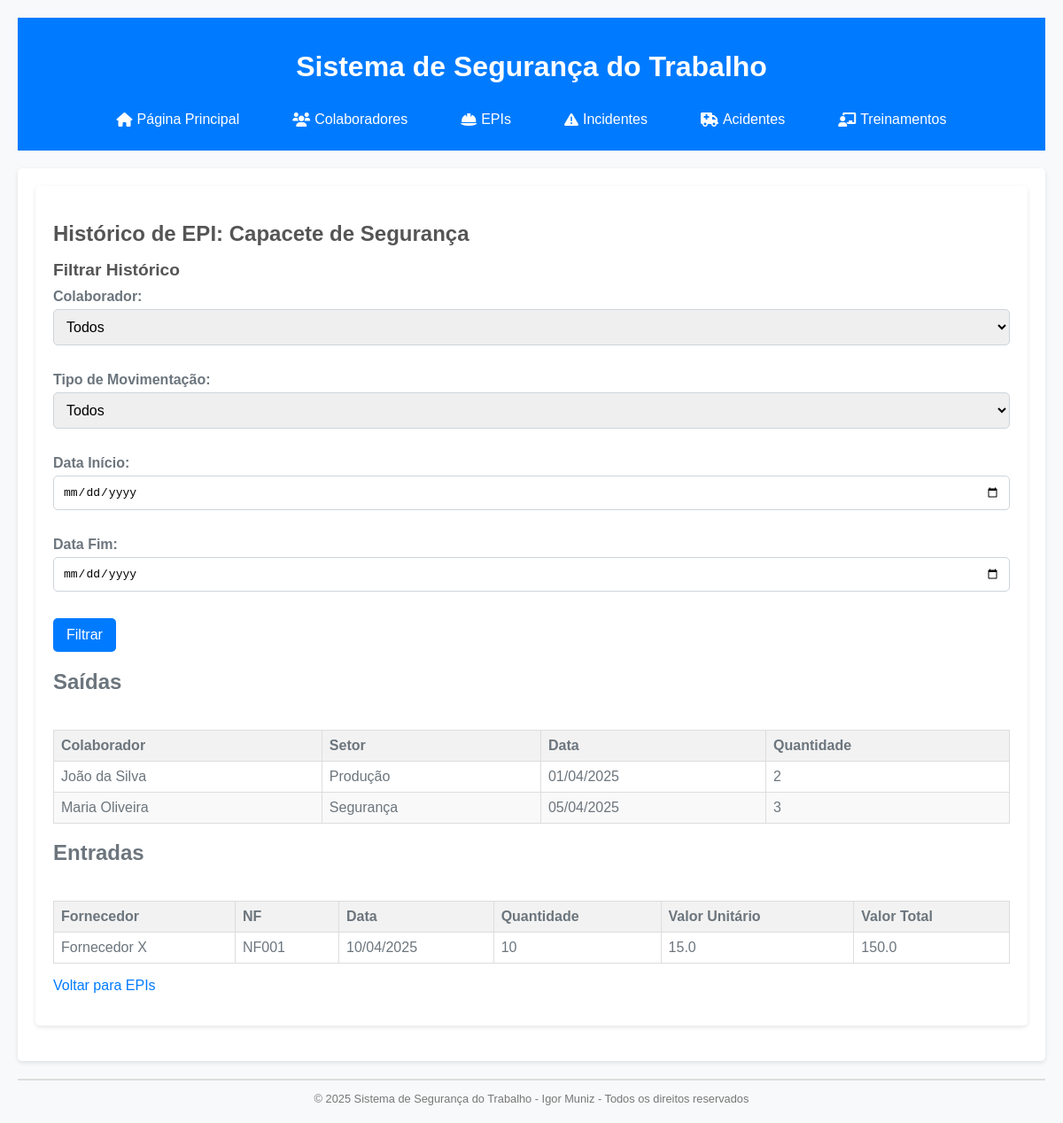
The app's page /historico_epi/1 with its own data.
### tables this page shows
CREATE TABLE epis (
    id INTEGER PRIMARY KEY AUTOINCREMENT,
    nome TEXT NOT NULL UNIQUE,
    ca TEXT,
    descricao TEXT NOT NULL,
    fabricante TEXT,
    data_validade TEXT,
    controlar_periodicidade TEXT NOT NULL DEFAULT 'Nao',
    periodicidade_troca INTEGER,
    quantidade_estoque INTEGER NOT NULL DEFAULT 0,
    estoque_minimo INTEGER NOT NULL DEFAULT 0
);

CREATE TABLE entregas_epi (
    id INTEGER PRIMARY KEY AUTOINCREMENT,
    epi_id INTEGER NOT NULL,
    colaborador_id INTEGER,
    data_entrega TEXT NOT NULL,
    quantidade_entregue INTEGER NOT NULL,
    tipo_movimentacao TEXT NOT NULL,
    nota_fiscal TEXT,
    preco_unitario REAL,
    preco_total REAL,
    fornecedor TEXT,        -- Nova coluna
    FOREIGN KEY (epi_id) REFERENCES epis(id),
    FOREIGN KEY (colaborador_id) REFERENCES colaboradores(id)
);

CREATE TABLE colaboradores (
    id INTEGER PRIMARY KEY AUTOINCREMENT,
    nome_completo TEXT NOT NULL,
    rg TEXT NOT NULL UNIQUE,
    cpf TEXT NOT NULL UNIQUE,
    funcao TEXT NOT NULL,
    setor TEXT NOT NULL,
    data_admissao TEXT NOT NULL,
    status TEXT NOT NULL DEFAULT 'Ativo',
    data_desligamento TEXT
);

### app.py (the view)
@app.route('/historico_epi/<int:epi_id>')
def historico_epi(epi_id):
    db = get_db()
    epi = db.execute("SELECT * FROM epis WHERE id = ?", (epi_id,)).fetchone()
    colaborador_id = request.args.get('colaborador_id')
    tipo_movimentacao = request.args.get('tipo_movimentacao')
    data_inicio = request.args.get('data_inicio')
    data_fim = request.args.get('data_fim')
    query = """
        SELECT c.nome_completo, en.data_entrega, en.quantidade_entregue, en.tipo_movimentacao,
               en.nota_fiscal, en.preco_unitario, en.preco_total, en.fornecedor, c.setor
        FROM entregas_epi en
        LEFT JOIN colaboradores c ON en.colaborador_id = c.id
        WHERE en.epi_id = ?
    """
    params = [epi_id]
    if colaborador_id:
        query += " AND en.colaborador_id = ?"
        params.append(colaborador_id)
    if tipo_movimentacao:
        query += " AND en.tipo_movimentacao = ?"
        params.append(tipo_movimentacao)
    if data_inicio:
        query += " AND en.data_entrega >= ?"
        params.append(data_inicio)
    if data_fim:
        query += " AND en.data_entrega <= ?"
        params.append(data_fim)
    historico = db.execute(query, params).fetchall()
    colaboradores = db.execute("SELECT * FROM colaboradores").fetchall()  # Para o filtro de colaborador
    historico_formatado = []
    existem_entradas = False
    existem_saidas = False
    for item in historico:
        item_dict = dict(item)
        item_dict['data_entrega'] = formatar_data(item_dict['data_entrega'])
        if item_dict['tipo_movimentacao'] == 'Entrada':
            existem_entradas = True
        elif item_dict['tipo_movimentacao'] == 'Saída':
            existem_saidas = True
        historico_formatado.append(item_dict)
    return render_template('historico_epi.html', epi=epi, historico=historico_formatado, colaboradores=colaboradores, existem_entradas=existem_entradas, existem_saidas=existem_saidas)

### app.py (called while the page is built)
def formatar_data(data):
    if data:
        data_obj = datetime.strptime(data, '%Y-%m-%d').date()
        return data_obj.strftime('%d/%m/%Y')
    return None

### database.py (called while the page is built)
def get_db():
    db = sqlite3.connect(DATABASE)
    db.row_factory = sqlite3.Row  # Isso permite acessar as colunas por nome
    return db

### templates/historico_epi.html (shortened to what this page needs)
{% extends 'base.html' %}
{% block content %}
<section class="list-section">
    <h1>
        Histórico de EPI: {{ epi['nome'] }}
    </h1>
    <section class="filter-section">
        <h2>Filtrar Histórico</h2>
        <form method="GET" action="/historico_epi/{{ epi['id'] }}">
            <div class="form-group">
                <label for="colaborador_id">Colaborador:</label>
                <select id="colaborador_id" name="colaborador_id">
                    <option value="">Todos</option>
                </select>
            </div>
            <div class="form-group">
                <label for="tipo_movimentacao">Tipo de Movimentação:</label>
                <select id="tipo_movimentacao" name="tipo_movimentacao">
                    <option value="">Todos</option>
                </select>
            </div>
            <div class="form-group">
                <label for="data_inicio">Data Início:</label>
                <input type="date" id="data_inicio" name="data_inicio">
            </div>
            <div class="form-group">
                <label for="data_fim">Data Fim:</label>
                <input type="date" id="data_fim" name="data_fim">
            </div>
            <button type="submit" class="form-button">Filtrar</button>
        </form>
    </section>
    {% if historico %}
        {% if existem_saidas %}
            <h2>Saídas</h2>
            <div class="table-container">
                <table>
                    <thead>
                        <tr>
                            <th>Colaborador</th>
                            <th>Setor</th>
                            <th>Data</th>
                            <th>Quantidade</th>
                        </tr>
                    </thead>
                    <tbody>
                        {% for item in historico %}
                            {% if item['tipo_movimentacao'] == 'Saída' %}
                                <tr>
                                    <td>{{ item['nome_completo'] }}</td>
                                    <td>{{ item['setor'] }}</td>
                                    <td>{{ item['data_entrega'] }}</td>
                                    <td>{{ item['quantidade_entregue'] }}</td>
                                </tr>
                            {% endif %}
                        {% endfor %}
                    </tbody>
                </table>
            </div>
        {% endif %}
        {% if existem_entradas %}
            <h2>Entradas</h2>
            <div class="table-container">
                <table>
                    <thead>
                        <tr>
                            <th>Fornecedor</th>
                            <th>NF</th>
                            <th>Data</th>
                            <th>Quantidade</th>
                            <th>Valor Unitário</th>
                            <th>Valor Total</th>
                        </tr>
                    </thead>
                    <tbody>
                        {% for item in historico %}
                            {% if item['tipo_movimentacao'] == 'Entrada' %}
                                <tr>
                                    <td>{{ item['fornecedor'] or '-' }}</td>
                                    <td>{{ item['nota_fiscal'] or '-' }}</td>
                                    <td>{{ item['data_entrega'] }}</td>
                                    <td>{{ item['quantidade_entregue'] }}</td>
                                    <td>{{ item['preco_unitario'] or '-' }}</td>
                                    <td>{{ item['preco_total'] or '-' }}</td>
                                </tr>
                            {% endif %}
                        {% endfor %}
                    </tbody>
                </table>
            </div>
        {% endif %}
    {% else %}
        <p>Não há histórico para este EPI.</p>
    {% endif %}
    <p><a href="/epis">Voltar para EPIs</a></p>
</section>
{% endblock %}

### static/style.css (style rules this page uses)
body { font-family: sans-serif; margin: 20px; background-color: #f8f9fa; color: #6c757d; }
a { color: #007bff; text-decoration: none; transition: color 0.3s ease; }
main, .form-section, .list-section { background-color: #fff; padding: 20px; border-radius: 5px; box-shadow: 0 2px 5px rgba(0, 0, 0, 0.1); margin-bottom: 20px; }
main h1, .form-section h1, .list-section h1 { font-size: 1.5em; color: #555; margin-bottom: 15px; }
.form-group { margin-bottom: 15px; }
.form-group label, label { display: block; margin-bottom: 5px; font-weight: bold; }
.form-group input[type="text"], .form-group input[type="date"], .form-group input[type="number"], .form-group select, .form-group textarea, input[type="text"], input[type="date"], input[type="number"], select, textarea { width: 100%; padding: 10px; margin-bottom: 15px; border: 1px solid #ced4da; border-radius: 5px; box-sizing: border-box; font-size: 1em; }
.form-button, button[type="submit"], .action-button { background-color: #007bff; color: #fff; padding: 10px 15px; border: none; border-radius: 5px; cursor: pointer; font-size: 1em; transition: background-color 0.3s ease; }
.filter-section { margin-bottom: 15px; }
.filter-section h2 { font-size: 1.2em; color: #555; margin-bottom: 10px; }
.table-container { overflow-x: auto; }
table { width: 100%; border-collapse: collapse; margin-top: 20px; }
th, td { border: 1px solid #ddd; padding: 8px; text-align: left; }
th { background-color: #f2f2f2; font-weight: bold; }
tr:nth-child(even) { background-color: #f9f9f9; }

### records on screen
epis: nome "Capacete de Segurança"
entregas_epi: nome_completo "João da Silva", setor "Produção", data_entrega "01/04/2025", quantidade_entregue "2"
entregas_epi: nome_completo "Maria Oliveira", setor "Segurança", data_entrega "05/04/2025", quantidade_entregue "3"
entregas_epi: fornecedor "Fornecedor X", nota_fiscal "NF001", data_entrega "10/04/2025", quantidade_entregue "10", preco_unitario "15.0", preco_total "150.0"
